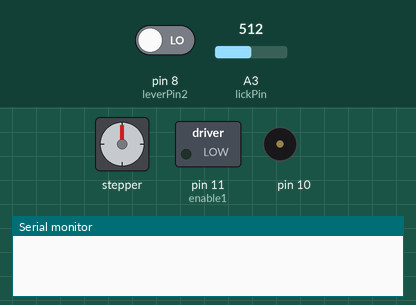
A sketch run on a simulated Arduino Uno, built with avr-gcc and run on an emulated ATmega328P. Shown: stepper motor, switched loads named in the sketch (green lamp = pin HIGH), buzzer (waves = sounding), the last lines printed to the serial monitor. Wiring (inferred from the names in the program): stepper motor (200 steps per turn assumed): coils pin 2, pin 3, pin 4, pin 5. Inputs (shaded band) come from the test bench; at power-on: A3 (lickPin) = 512, pin 8 (leverPin2) LOW. Pins used as bus, display or sensor lines are not drawn.

Above: at 1.2 s.
1.3 s: A3 (lickPin) set to 783
2.8 s: A3 (lickPin) set to 812
At 3.6 s:
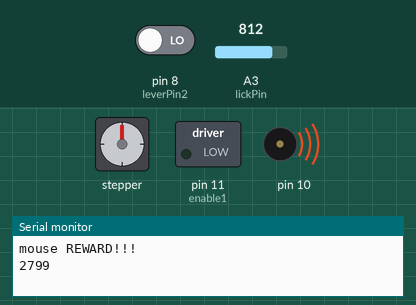
5.8 s: pin 8 (leverPin2) driven HIGH
8.8 s: pin 8 (leverPin2) driven LOW
11.8 s: A3 (lickPin) set to 790
At 13.3 s:
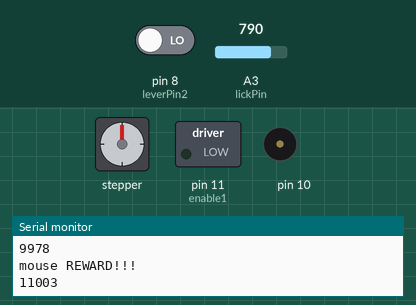
Timing chart, 0 to 14.5 s (numbered marks = the images above; inputs shaded):
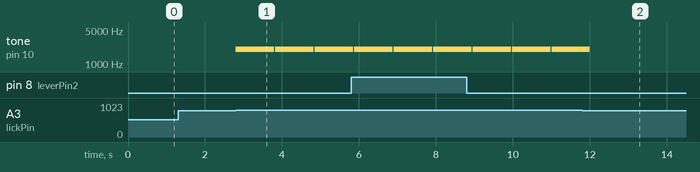

Measured:
- the behaviour switches between 800 and 801 on A3 (lickPin) (found by bisection; images 0 and 1)
- after the input at 1.3 s, every drawn part: stays the same
- after the input at 2.8 s, tone on pin 10: alternates 2000 Hz for 1.0 s and silent for 0.03 s, starting at once
- after the input at 11.8 s, tone on pin 10: goes on until 12.0 s, then stays silent

The sketch:

stage1_lick.ino
```cpp
/*
BotRew10s_discreteTrial_101310a.pde
 TopRew_randAlt_020511b.pde

 09/10: updated this sketch ( headFixTime2VacToneStep_091409a -> TwoStimLever1_110209a -> discreteTrial) for the new headfix setup using normal Arduino and new Pololu steppers
 ALSO: using Tone library for cue, punishment noise, and reward tones, and using Stepper library to run whisker stim steppers

 101310: following up on sketch from 100510, put in check for holding down lever, plus made variables for intertrial interval and timeouts
 (NOTE: previous one had Top reward instead of bottom, so name is actually inaccurate)

 112410: now changing the program to trigger the trials when the lever is depressed and reward upon lifting

 020511: reduced sensitivity of lever by requiring certain time of continuous lifting for choice triggering.
 Also, started usin+-portant experiment variables to beginning of sketch to allow easy manipulation of experimental parameters.
 ...and made special variables to specify whether top/bottom stim is rewarded.
 */

//////////////////////////////////////

/////////////////MAIN SESSION VARIABLES
// set these parameters for different trial permutations

//MOST IMPORTANT
int rewSolDur = 25; // time (in ms) that reward valve is open (determines reward volume): 30ms for box #1 (COM4), 9ms for box#4 (COM7);
int rewDir = 1; // specifies top (1) vs. bottom (2) reward
int contigTrial = 4; //max number of contiguous trials of same type
int rewStimFreq = 100; // percent of rewarded trials
int cueToneOn = 1; // specify cue tone on (1) or off (0)

//LESSER
int iti = 500;  // inter-trial interval (time after trial when no new trial can occur)
int levPressThresh = 100;//(how long lever has to be pressed to trigger trial)
int choiceLevThresh = 40;// how long lever has to be lifted to signal a choice

int stimDur = 3000;  // duratio n of whisker stimulus
int drinkDur = 1000; // time given for animal to drink reward water before stimulus ends

int nostimTO = 12000; // nostim lever press punishment timeout
int unrewTO = 12000;  // unrewarded stim lever press punishment timeout

int cueToneDur = 1000;
int cueFreq = 1000;  // frequency of reward cue tone with Tone library
int rewToneDur = 1000;
int rewFreq = 2000;  // frequency of reward tone with Tone library


////////////LIBRARIES
// Initialize Truerandom random number generator library
//#include <TrueRandom.h>

// Initialize TONE library info
#include <Tone.h>
Tone cueTones[1];

// Initialize STEPPER library info
#include <Stepper.h>

int motorPin1 = 13;  // mapping for new boxes, Jan. 2011
int motorPin2 = 12;
int motorPin3 = 7;
int motorPin4 = 6;

#define motorSteps 200  // 200steps/rot with Pololu steppers

Stepper upperStepper(motorSteps, motorPin1, motorPin2);
Stepper lowerStepper(motorSteps, motorPin3, motorPin4);

int enable1 = 11;
int enable2 = 5;

//stepper variables
int delayTime = 5;
int stepCW = -50;  // step size (50 = 1/4 rotation of arm)
int stepCCW = 50;


///////////// OTHER VARIABLES (NON-LIBRARY)

long randNumber;    // random number for whisker stimulus
long levPressTime = 0;

long del = 0;    // initialize variables for making white noise stimulus (now presented during timeouts) 3/4/10
long del2 = 0;

// various time counter variables
long currTime = 0;
long elapTime = 0;
long elapTime2 = 0;
long levPressDur = 0;

// defining lever pins and variables
int leverPin = 9;    // define pin for mouse lever
int leverPin2 = 8;    // define pin for exp lever
int levState  = 0;
int levState2  = 0;
int prevLevState = 0;

int lickPin = 3;
int lickState = 0;

int prevLevState2 = 0;
long levPressTime2 = 0;
long levPressDur2 = 0;

// defining speaker and solenoid pins
int rewPin = 4;      //  define pin for turing solenoid valve ON
//int ledPin = 13;                // LED connected to digital pin 13
int vacPin = 3;      // define pin for turning vacuum line ON
int airpuffPin = 2;      // define pin for turning vacuum line OFF
int speakerOut = 10;    // define PWM pin for speaker/tone output

// trial type alternation variables
int stimType = 1;
int prevType = 1;
int stimCount = 0;

// other variables
int totalEntries = 0;    // variable for number of total beam breaks
int trigNum = 0;    // variable for number of actual reward administrations
int trigDuration = 0;  // variable for continuous duration of a single beam break

int state = 0;    // state variables for logging new beam breaks versus continuous
int prevState = 0;

int sensorValue = 100;   // initialize sensor value to something greater than threshold

// time variables
long time = 0;    // initialize time since beginning of trial (I think Processing resets this, conveniently)
long trigTime1 = 0;  // initialize times of beam breaks
long trigTime2 = 0;  // and times of reward

long trialTime = 0;
long endTime = 0;


//SETUP////////////////////////////////
void setup()
{
  //pinMode(ledPin, OUTPUT);      // sets the digital pin as LED output
  pinMode(rewPin, OUTPUT);  // sets digital pin for turing solenoid valve ON
  pinMode(vacPin, OUTPUT);  // sets digital pin for turing solenoid valve ON
  pinMode(airpuffPin, OUTPUT);
  pinMode(leverPin, INPUT);
  pinMode(leverPin2, INPUT);


  cueTones[0].begin(speakerOut);
  //pinMode(speakerOut, OUTPUT); // use this when not using Tone library

  upperStepper.setSpeed(100);
  lowerStepper.setSpeed(100);
  //  pinMode(motorPin1, OUTPUT); // use these when not using stepper library
  //  pinMode(motorPin2, OUTPUT);
  //  pinMode(motorPin3, OUTPUT);
  //  pinMode(motorPin4, OUTPUT);

  pinMode(enable1, OUTPUT);  // ENABLE pin for motor 1 (had forgotten these before)
  pinMode(enable2, OUTPUT);  // ENABLE pin for motor 2

  Serial.begin(9600);    // initialize serial for output to Processing sketch
  randomSeed(analogRead(2));
}

//LOOP/////////////////////////////////
void loop()          {           // run over and over again

  // check for licks

  lickState = analogRead(lickPin);
  //Serial.println(lickState);

  ////////////////////START STIMULUS TRIAL

  if (lickState > 800)  {
    levPressTime = millis();
    Serial.println("mouse REWARD!!!");
    Serial.println(levPressTime);

    // PLAY TONE
    cueTones[0].play(rewFreq, rewToneDur);   // changing to a frequency range that's more in the region of mouse hearing

    // REWARD SEQUENCE
    // go through reward/vacuum solenoid sequence
    digitalWrite(rewPin, HIGH);    // open solenoid valve for a short time
    delay(rewSolDur);                  // 8ms ~= 8uL of reward liquid (on box #4 011811)
    digitalWrite(rewPin, LOW);

    delay(drinkDur);

    //// section to vacuum away excess reward water
    //          digitalWrite(vacPin, HIGH);    // turns the vacuum ON to remove remaining liquid
    //          delay(2000);
    //          digitalWrite(vacPin, LOW);    // and then turn the vacuum OFF
    //          //digitalWrite(ledPin, LOW);

    elapTime = stimDur + 1;  // break out of the reward stimulus loop after receiving reward
  }  // end IF for levPressDur > 100 (REWARD sequence)

  // NOW DO SAME THING FOR EXPERIMENTER TRIGGERS/REWARDS
    levState2 = digitalRead(leverPin2);

  // see if animal is pressing lever to start trial
  if (levState2 == HIGH) { //   && prevLevState == 0) {    // if no stim lever press
    if (prevLevState2 == 0) {
      levPressTime2 = millis();

      //prevLevState = 1;  // anytime lever is pressed (checked during nostim and stims), this goes to TRUE until lever is unpressed at sub
      //equent check

      Serial.println("experimenter lever press start");
      Serial.println(levPressTime2);

      prevLevState2 = 1;

    }
    else {  // ELSE if lever was already pressed
      time = millis();
      levPressDur2 = time - levPressTime2;  // record how long ago
    }
  }
  else {  // ELSE if lever not pressed
    if (levState2 == LOW) {
      prevLevState2 = 0;    // and if no lever press, goes to FALSE
      levPressDur2 = 0;
    }
  }

  ////////////////////START STIMULUS TRIAL

  if (levPressDur2 > levPressThresh)  {
    levPressTime2 = millis();
    Serial.println("experimenter REWARD!!!");
    Serial.println(levPressTime2);

    // PLAY TONE
    cueTones[0].play(rewFreq, rewToneDur);   // changing to a frequency range that's more in the region of mouse hearing

    // REWARD SEQUENCE
    // go through reward/vacuum solenoid sequence
    digitalWrite(rewPin, HIGH);    // open solenoid valve for a short time
    delay(rewSolDur);                  // 8ms ~= 8uL of reward liquid (on box #4 011811)
    digitalWrite(rewPin, LOW);

    delay(drinkDur);

    elapTime = stimDur + 1;  // break out of the reward stimulus loop after receiving reward
  }  // end IF for levPressDur > 100 (REWARD sequence)


} // end WHILE elapTime <= stimDur (check for lever lifts)
```
